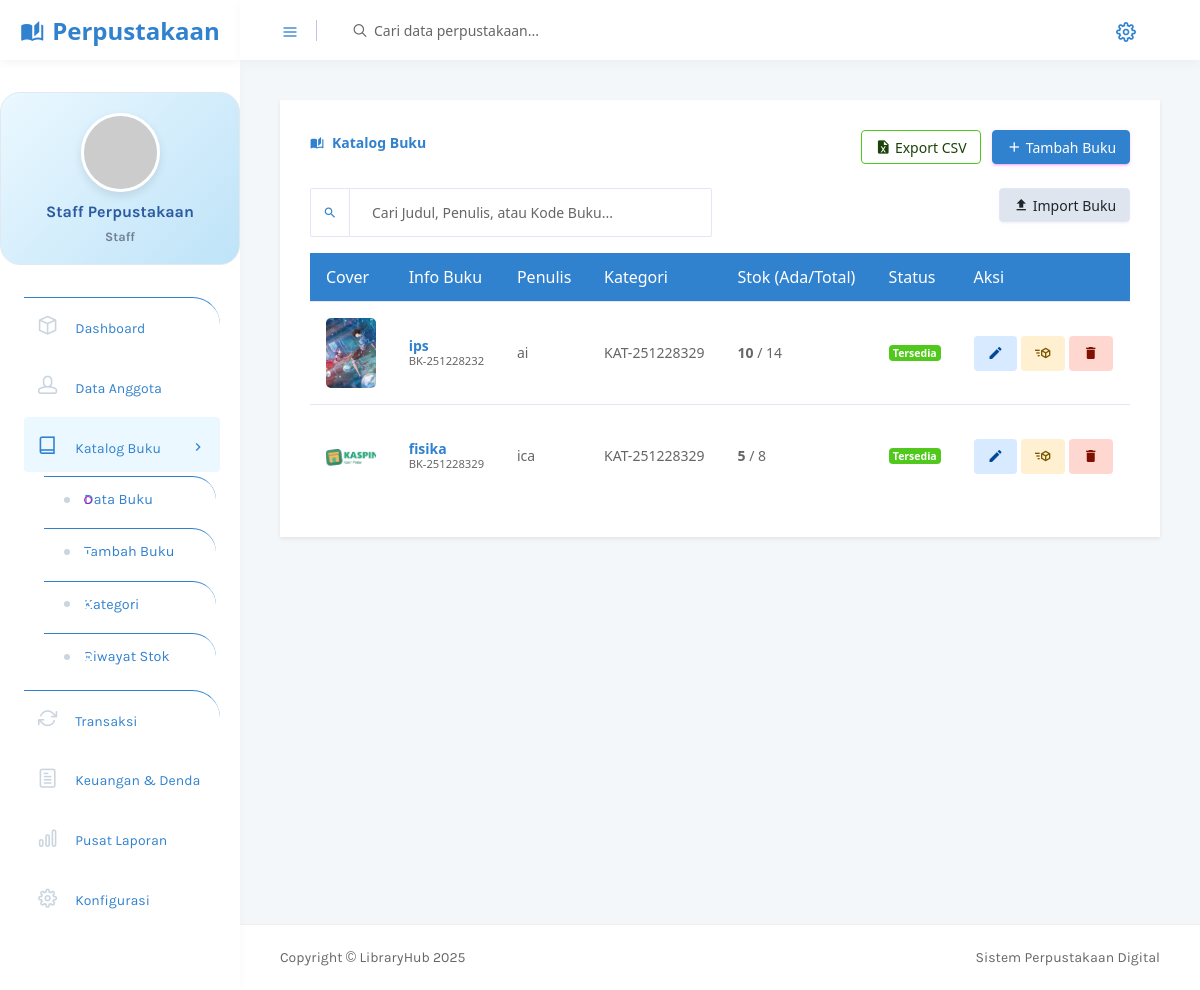
The app's page /admin/buku_daftar.php (signed in) with its own data.
### tables this page shows
CREATE TABLE `buku` (
  `Id_Buku` varchar(50) NOT NULL,
  `Kode_Buku` varchar(50) NOT NULL,
  `Judul` varchar(200) NOT NULL,
  `Penulis` varchar(100) NOT NULL,
  `Penerbit` varchar(100) DEFAULT NULL,
  `Tahun_Terbit` year(4) DEFAULT NULL,
  `ISBN` varchar(20) DEFAULT NULL,
  `Id_Kategori` varchar(50) DEFAULT NULL,
  `Jumlah_Total` int(11) DEFAULT 0,
  `Jumlah_Tersedia` int(11) DEFAULT 0,
  `Jumlah_Dipinjam` int(11) DEFAULT 0,
  `Jumlah_Rusak` int(11) DEFAULT 0,
  `Jumlah_Hilang` int(11) DEFAULT 0,
  `Lokasi_Rak` varchar(50) DEFAULT NULL,
  `Deskripsi` text DEFAULT NULL,
  `Cover_Buku` varchar(255) DEFAULT NULL,
  `Status` enum('Tersedia','Habis','Tidak Tersedia') DEFAULT 'Tersedia',
  `Created_By` varchar(50) DEFAULT NULL,
  `Created_At` timestamp NOT NULL DEFAULT current_timestamp(),
  `Updated_By` varchar(50) DEFAULT NULL,
  `Updated_At` timestamp NULL DEFAULT NULL ON UPDATE current_timestamp()
);

### admin/buku_daftar.php (the view, shortened to what this page needs)
<?php
include 'includes/header.php';
?>
<div class="row">
    <div class="col-12 grid-margin stretch-card">
        <div class="card shadow-sm border-0">
            <div class="card-body">
                <div class="d-flex justify-content-between align-items-center mb-4">
                    <h4 class="card-title text-primary"><i class="mdi mdi-book-open-page-variant mr-2"></i>Katalog Buku
                    </h4>
                    <div>
                        <a href="?export=csv" class="btn btn-outline-success btn-sm mr-2"><i
                                class="mdi mdi-file-excel"></i> Export CSV</a>
                        <a href="buku_tambah.php" class="btn btn-primary btn-sm"><i class="mdi mdi-plus"></i> Tambah
                            Buku</a>
                    </div>
                </div>
                <div class="row mb-3">
                    <div class="col-md-6">
                        <div class="input-group">
                            <div class="input-group-prepend">
                                <span class="input-group-text bg-white"><i
                                        class="mdi mdi-magnify text-primary"></i></span>
                            </div>
                            <input type="text" id="keyword" class="form-control"
                                placeholder="Cari Judul, Penulis, atau Kode Buku...">
                        </div>
                    </div>
                    <div class="col-md-6 text-right">
                        <button class="btn btn-light btn-sm border"
                            onclick="alert('Fitur Import Excel akan segera hadir!')">
                            <i class="mdi mdi-upload"></i> Import Buku
                        </button>
                    </div>
                </div>
                <div class="table-responsive">
                    <table class="table table-hover align-middle">
                        <thead class="bg-primary text-white">
                            <tr>
                                <th>Cover</th>
                                <th>Info Buku</th>
                                <th>Penulis</th>
                                <th>Kategori</th>
                                <th>Stok (Ada/Total)</th>
                                <th>Status</th>
                                <th>Aksi</th>
                            </tr>
                        </thead>
                        <tbody id="tabel-buku">
                            <?php
                            $q = $conn->query("SELECT * FROM buku ORDER BY Created_At DESC LIMIT 20");
                            while ($row = $q->fetch_assoc()) {
                                $status = ($row['Jumlah_Tersedia'] > 0) ? '<label class="badge badge-success">Tersedia</label>' : '<label class="badge badge-danger">Habis</label>';
                                $cover = !empty($row['Cover_Buku']) ? "../uploads/buku/".$row['Cover_Buku'] : "images/no-cover.png";
                            ?>
                            <tr>
                                <td><img src="<?php echo $cover; ?>"
                                        style="width:50px; height:70px; border-radius:5px; object-fit:cover;"></td>
                                <td>
                                    <strong class="text-primary"><?php echo $row['Judul']; ?></strong><br>
                                    <small class="text-muted"><?php echo $row['Id_Buku']; ?></small>
                                </td>
                                <td><?php echo $row['Penulis']; ?></td>
                                <td><?php echo $row['Id_Kategori']; ?></td>
                                <td><b><?php echo $row['Jumlah_Tersedia']; ?></b> / <?php echo $row['Jumlah_Total']; ?>
                                </td>
                                <td><?php echo $status; ?></td>
                                <td>
                                    <a href="buku_tambah.php?id=<?php echo $row['Id_Buku']; ?>"
                                        class="btn btn-sm btn-inverse-info icon-btn" title="Edit"><i
                                            class="mdi mdi-pencil"></i></a>
                                    <a href="buku_stok.php?id=<?php echo $row['Id_Buku']; ?>"
                                        class="btn btn-sm btn-inverse-warning icon-btn" title="Stok"><i
                                            class="mdi mdi-cube-send"></i></a>
                                    <a href="?hapus=<?php echo $row['Id_Buku']; ?>"
                                        onclick="return confirm('Hapus data ini?')"
                                        class="btn btn-sm btn-inverse-danger icon-btn" title="Hapus"><i
                                            class="mdi mdi-delete"></i></a>
                                </td>
                            </tr>
                            <?php } ?>
                        </tbody>
                    </table>
                </div>
            </div>
        </div>
    </div>
</div>
<?php include 'includes/footer.php'; ?>

### admin/includes/header.php (shortened to what this page needs)
<!DOCTYPE html>
<html lang="id">
<head>
    <link rel="stylesheet" href="vendors/mdi/css/materialdesignicons.min.css">
    <link rel="stylesheet" href="vendors/feather/feather.css">
    <link rel="stylesheet" href="vendors/base/vendor.bundle.base.css">
    <link rel="stylesheet" href="vendors/flag-icon-css/css/flag-icon.min.css" />
    <link rel="stylesheet" href="vendors/font-awesome/css/font-awesome.min.css">
    <link rel="stylesheet" href="css/style.css">
</head>
<body>
    <div class="container-scroller">
        <nav class="navbar col-lg-12 col-12 p-0 fixed-top d-flex flex-row">
            <div class="text-center navbar-brand-wrapper d-flex align-items-center justify-content-center">
                <a class="navbar-brand brand-logo" href="index.php">
                    <i class="mdi mdi-book-open-page-variant mr-2"></i>Perpustakaan
                </a>
            </div>
            <div class="navbar-menu-wrapper d-flex align-items-center justify-content-end">
                <button class="navbar-toggler navbar-toggler align-self-center" type="button" data-toggle="minimize">
                    <span class="icon-menu text-primary"></span>
                </button>
                <ul class="navbar-nav mr-lg-2">
                    <li class="nav-item nav-search d-none d-lg-block">
                        <div class="input-group">
                            <div class="input-group-prepend">
                                <span class="input-group-text" id="search">
                                    <i class="icon-search"></i>
                                </span>
                            </div>
                            <input type="text" class="form-control" placeholder="Cari data perpustakaan..."
                                aria-label="search" aria-describedby="search">
                        </div>
                    </li>
                </ul>
                <ul class="navbar-nav navbar-nav-right">
                    <li class="nav-item dropdown d-flex mr-4 ">
                        <a class="nav-link count-indicator dropdown-toggle d-flex align-items-center justify-content-center"
                            id="notificationDropdown" href="#" data-toggle="dropdown">
                            <i class="icon-cog text-primary"></i>
                        </a>
                    </li>
                </ul>
            </div>
        </nav>
        <div class="container-fluid page-body-wrapper">
            <nav class="sidebar sidebar-offcanvas" id="sidebar">
                <?php
                $nav_id = $_SESSION['user_id'] ?? '';
                $nav_nama = $_SESSION['nama'] ?? 'Administrator';
                $nav_role = $_SESSION['role'] ?? 'Super Admin';
                $nav_avatar = "https://ui-avatars.com/api/?name=".urlencode($nav_nama)."&background=3182ce&color=fff";
                if (!empty($nav_id) && isset($conn)) {
                    $q_nav = $conn->query("SELECT Foto, Nama_Lengkap, Role FROM admin WHERE Id_Admin = '$nav_id'");
                    if ($q_nav && $q_nav->num_rows > 0) {
                        $d_nav = $q_nav->fetch_assoc();
                        $nav_nama = $d_nav['Nama_Lengkap'];
                        $nav_role = $d_nav['Role'];
                    }
                }
                ?>
                <div class="user-profile">
                    <div class="user-image">
                        <img src="<?php echo $nav_avatar; ?>" alt="profile">
                    </div>
                    <div class="user-name">
                        <?php echo $nav_nama; ?>
                    </div>
                    <div class="user-designation">
                        <?php echo $nav_role; ?>
                    </div>
                </div>
                <ul class="nav">
                    <li class="nav-item">
                        <a class="nav-link" href="index.php">
                            <i class="icon-box menu-icon"></i>
                            <span class="menu-title">Dashboard</span>
                        </a>
                    </li>
                    <li class="nav-item">
                        <a class="nav-link" data-toggle="collapse" href="#ui-anggota" aria-expanded="false"
                            aria-controls="ui-anggota">
                            <i class="icon-head menu-icon"></i>
                            <span class="menu-title">Data Anggota</span>
                            <i class="menu-arrow"></i>
                        </a>
                    </li>
                    <li class="nav-item">
                        <a class="nav-link" data-toggle="collapse" href="#ui-buku" aria-expanded="false"
                            aria-controls="ui-buku">
                            <i class="icon-book menu-icon"></i>
                            <span class="menu-title">Katalog Buku</span>
                            <i class="menu-arrow"></i>
                        </a>
                        <div class="collapse" id="ui-buku">
                            <ul class="nav flex-column sub-menu">
                                <li class="nav-item"> <a class="nav-link" href="buku_daftar.php">Data Buku</a></li>
                                <li class="nav-item"> <a class="nav-link" href="buku_tambah.php">Tambah Buku</a></li>
                                <li class="nav-item"> <a class="nav-link" href="buku_kategori.php">Kategori</a></li>
                                <li class="nav-item"> <a class="nav-link" href="buku_riwayat.php">Riwayat Stok</a></li>
                            </ul>
                        </div>
                    </li>
                    <li class="nav-item">
                        <a class="nav-link" data-toggle="collapse" href="#ui-pinjam" aria-expanded="false"
                            aria-controls="ui-pinjam">
                            <i class="icon-repeat menu-icon"></i>
                            <span class="menu-title">Transaksi</span>
                            <i class="menu-arrow"></i>
                        </a>
                    </li>
                    <li class="nav-item">
                        <a class="nav-link" data-toggle="collapse" href="#ui-denda" aria-expanded="false"
                            aria-controls="ui-denda">
                            <i class="icon-paper menu-icon"></i>
                            <span class="menu-title">Keuangan & Denda</span>
                            <i class="menu-arrow"></i>
                        </a>
                    </li>
                    <li class="nav-item">
                        <a class="nav-link" data-toggle="collapse" href="#ui-laporan" aria-expanded="false"
                            aria-controls="ui-laporan">
                            <i class="icon-bar-graph menu-icon"></i>
                            <span class="menu-title">Pusat Laporan</span>
                            <i class="menu-arrow"></i>
                        </a>
                    </li>
                    <li class="nav-item">
                        <a class="nav-link" data-toggle="collapse" href="#ui-setting" aria-expanded="false"
                            aria-controls="ui-setting">
                            <i class="icon-cog menu-icon"></i>
                            <span class="menu-title">Konfigurasi</span>
                            <i class="menu-arrow"></i>
                        </a>
                    </li>
                </ul>
            </nav>
            <div class="main-panel">
                <div class="content-wrapper">

### records on screen
buku: Cover_Buku (picture), Judul "ips", Id_Buku "BK-251228232", Penulis "ai", Id_Kategori "KAT-251228329", Jumlah_Tersedia "10", Jumlah_Total "14"
buku: Cover_Buku (picture), Judul "fisika", Id_Buku "BK-251228329", Penulis "ica", Id_Kategori "KAT-251228329", Jumlah_Tersedia "5", Jumlah_Total "8"

### other values on screen
$nav_nama "Staff Perpustakaan"
$nav_role "Staff"
